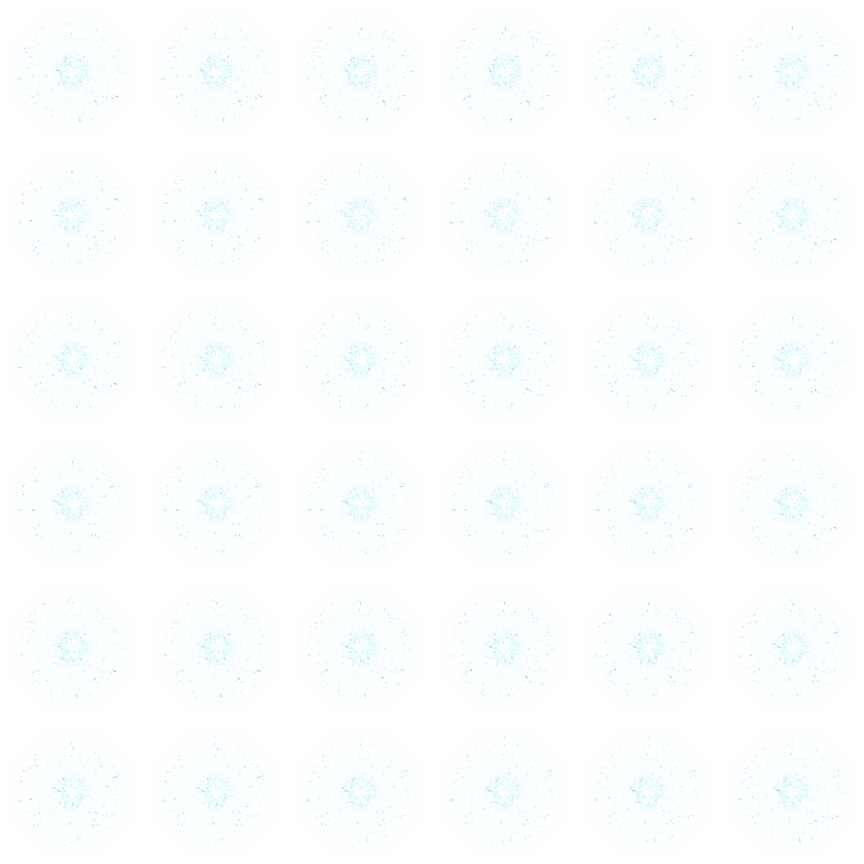
#> input picture source/voice-orb.png, 864 x 864 px
$ python make_icon.py ../source/voice-orb.png
#> lines starting #> are read from the running program, lines starting #| are printed output that depends on the picture; after the words box and inside, x2 and y2 are one past the last pixel; in counts of white or black regions, pixels touching at a corner belong together
# Значок FlowBar: tools\make_icon.py <картинка> -> assets\logo.png и assets\FlowBar.ico
# Вырезает скруглённый квадрат, фон вокруг делает прозрачным.
import sys, os
from PIL import Image, ImageDraw, ImageFilter
root = os.path.dirname(os.path.dirname(os.path.abspath(__file__)))
im = Image.open(sys.argv[1]).convert('RGBA')
#> im is the input picture: PIL image 864x864 RGBA; mean R, G, B, A 130.2, 174.6, 189.7, 12.2
w, h = im.size
#> w = 864; h = 864
bg = im.getpixel((3, 3))[:3]
#> bg = (0, 0, 0)
def far(p): return sum(abs(a - b) for a, b in zip(p[:3], bg)) > 30
# края квадрата: первая/последняя строка и столбец, заметно отличающиеся от фона
cols = [x for x in range(w) if sum(far(im.getpixel((x, y))) for y in range(0, h, 4)) > h // 16]
#> cols = 828 values from 3 to 860
rows = [y for y in range(h) if sum(far(im.getpixel((x, y))) for x in range(0, w, 4)) > w // 16]
#> rows = 828 values from 3 to 860
l, r, t, b = cols[0], cols[-1], rows[0], rows[-1]
#> l = 3; r = 860; t = 3; b = 860
print('box', l, t, r, b)
#| box 3 3 860 860
s = max(r - l, b - t)
#> s = 857
cx, cy = (l + r) // 2, (t + b) // 2
#> cx = 431; cy = 431
im = im.crop((cx - s // 2, cy - s // 2, cx - s // 2 + s, cy - s // 2 + s))
#> im: PIL image 857x857 RGBA
# маска со скруглением, сглаженная в 4 раза большем размере
k = 4; m = Image.new('L', (s * k, s * k), 0)
#> after `m = Image.new('L', (s * k, s * k), 0)`: m: PIL image 3428x3428 L; every value is 0
ImageDraw.Draw(m).rounded_rectangle((0, 0, s * k - 1, s * k - 1), radius=int(s * k * 0.235), fill=255)
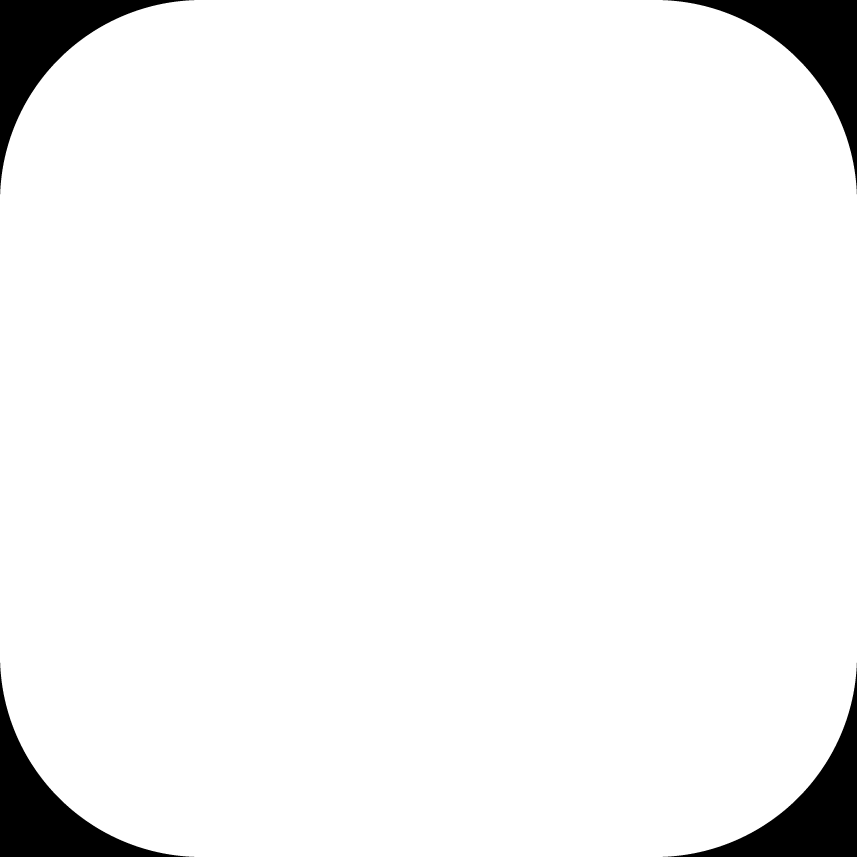
#> m: PIL image 3428x3428 L (shown at 1/4 size); 95.3% white; 4 black regions, box (x1, y1, x2, y2) and area: (0, 0, 777, 777) 139314, (2651, 0, 3428, 777) 139314, (0, 2651, 777, 3428) 139314, (2651, 2651, 3428, 3428) 139314
im.putalpha(m.resize((s, s), Image.LANCZOS))
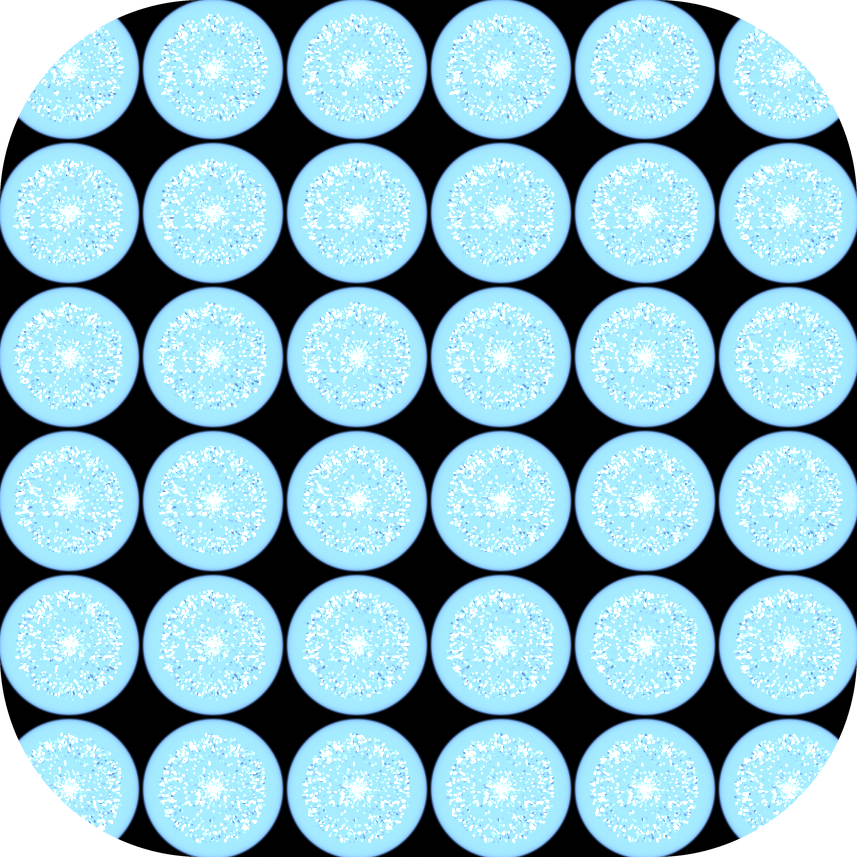
#> im: PIL image 857x857 RGBA; mean R, G, B, A 132.2, 177.2, 192.5, 242.9; transparent parts drawn white
big = im.resize((256, 256), Image.LANCZOS)
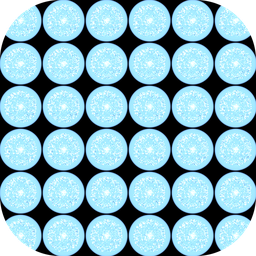
#> big: PIL image 256x256 RGBA; mean R, G, B, A 127.1, 170.4, 184.5, 242.9; transparent parts drawn white
os.makedirs(os.path.join(root, 'assets'), exist_ok=True)
big.save(os.path.join(root, 'assets', 'logo.png'))
big.save(os.path.join(root, 'assets', 'FlowBar.ico'), sizes=[(16, 16), (20, 20), (24, 24), (32, 32), (40, 40), (48, 48), (64, 64), (128, 128), (256, 256)])
print('ok')
